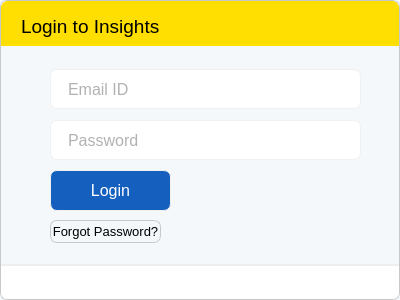
<?xml version="1.0" encoding="UTF-8"?>
<ui version="4.0">
 <class>MyLoginDlg</class>
 <widget class="QDialog" name="MyLoginDlg">
  <property name="windowModality">
   <enum>Qt::WindowModal</enum>
  </property>
  <property name="geometry">
   <rect>
    <x>0</x>
    <y>0</y>
    <width>400</width>
    <height>300</height>
   </rect>
  </property>
  <property name="minimumSize">
   <size>
    <width>400</width>
    <height>300</height>
   </size>
  </property>
  <property name="maximumSize">
   <size>
    <width>400</width>
    <height>300</height>
   </size>
  </property>
  <property name="font">
   <font>
    <family>Yu Gothic UI</family>
    <pointsize>12</pointsize>
   </font>
  </property>
  <property name="windowTitle">
   <string>Dialog</string>
  </property>
  <property name="styleSheet">
   <string notr="true">background-color: rgb(244, 248, 251);
border: 1px solid rgb(200, 200, 200);
border-radius:7px;</string>
  </property>
  <widget class="QLineEdit" name="le_email">
   <property name="geometry">
    <rect>
     <x>50</x>
     <y>69</y>
     <width>311</width>
     <height>40</height>
    </rect>
   </property>
   <property name="font">
    <font>
     <family>Yu Gothic UI</family>
     <pointsize>12</pointsize>
    </font>
   </property>
   <property name="styleSheet">
    <string notr="true">background-color: rgb(255, 255, 255);
color: rgb(100, 100, 100);
border: 1px solid #f0f0f0;
padding: 5px 15px;
border-radius: 7px;</string>
   </property>
   <property name="text">
    <string/>
   </property>
   <property name="placeholderText">
    <string>Email ID</string>
   </property>
  </widget>
  <widget class="QFrame" name="fm_titlebar">
   <property name="geometry">
    <rect>
     <x>1</x>
     <y>1</y>
     <width>398</width>
     <height>45</height>
    </rect>
   </property>
   <property name="styleSheet">
    <string notr="true">background-color: rgb(255, 223, 1);
border-color: rgb(255, 255, 255);
border-top-left-radius: 7px;
 border-top-right-radius: 7px;
border-bottom-left-radius: 0px;
border-bottom-right-radius: 0px;
border-bottom: 1px;
border-left: 0px;
border-right:0px;
border-top:0px;</string>
   </property>
   <property name="frameShape">
    <enum>QFrame::StyledPanel</enum>
   </property>
   <property name="frameShadow">
    <enum>QFrame::Raised</enum>
   </property>
   <widget class="QLabel" name="le_title">
    <property name="geometry">
     <rect>
      <x>20</x>
      <y>10</y>
      <width>221</width>
      <height>31</height>
     </rect>
    </property>
    <property name="font">
     <font>
      <family>Yu Gothic UI</family>
      <pointsize>14</pointsize>
     </font>
    </property>
    <property name="styleSheet">
     <string notr="true">border: 0px solid;
</string>
    </property>
    <property name="text">
     <string>Login to Insights</string>
    </property>
   </widget>
   <widget class="QPushButton" name="btn_close">
    <property name="geometry">
     <rect>
      <x>360</x>
      <y>10</y>
      <width>24</width>
      <height>24</height>
     </rect>
    </property>
    <property name="font">
     <font>
      <family>Yu Gothic UI</family>
      <pointsize>12</pointsize>
     </font>
    </property>
    <property name="styleSheet">
     <string notr="true">QPushButton {
	background-image: url(:/img/close_normal.png);
border: 0px solid;
}
QPushButton:hover{
	background-color: rgb(255, 255, 255, 100);
border: 0px solid;
	background-image: url(:/img/close_hover.png);
}
QPushButton:pressed{
	background-color: rgb(255, 255, 255, 50);
	background-image: url(:/img/close_hover.png);
border: 0px solid;
}</string>
    </property>
    <property name="text">
     <string/>
    </property>
   </widget>
   <widget class="QPushButton" name="btn_minimize">
    <property name="geometry">
     <rect>
      <x>300</x>
      <y>10</y>
      <width>24</width>
      <height>24</height>
     </rect>
    </property>
    <property name="font">
     <font>
      <family>Yu Gothic UI</family>
      <pointsize>12</pointsize>
     </font>
    </property>
    <property name="styleSheet">
     <string notr="true">QPushButton {
	background-image: url(:/img/minimize_normal.png);
border: 0px solid;
}
QPushButton:hover{
	background-color: rgb(255, 255, 255, 100);
border: 0px solid;
	background-image: url(:/img/minimize_hover.png);
}
QPushButton:pressed{
	background-color: rgb(150, 150, 150, 50);
border: 0px solid;
	background-image: url(:/img/minimize_hover.png);
}</string>
    </property>
    <property name="text">
     <string/>
    </property>
   </widget>
   <widget class="QPushButton" name="btn_minimize_2">
    <property name="geometry">
     <rect>
      <x>330</x>
      <y>10</y>
      <width>24</width>
      <height>24</height>
     </rect>
    </property>
    <property name="font">
     <font>
      <family>Yu Gothic UI</family>
      <pointsize>12</pointsize>
     </font>
    </property>
    <property name="styleSheet">
     <string notr="true">QPushButton {
	background-image: url(:/img/collapse_normal.png);
border: 0px solid;
}
QPushButton:hover{
	background-color: rgb(255, 255, 255, 100);
	background-image: url(:/img/collapse_hover.png);
border: 0px solid;
}
QPushButton:pressed{
	background-color: rgb(150, 150, 150, 50);
	background-image: url(:/img/collapse_hover.png);
border: 0px solid;
}</string>
    </property>
    <property name="text">
     <string/>
    </property>
   </widget>
  </widget>
  <widget class="QLineEdit" name="le_pass">
   <property name="geometry">
    <rect>
     <x>50</x>
     <y>120</y>
     <width>311</width>
     <height>40</height>
    </rect>
   </property>
   <property name="font">
    <font>
     <family>Yu Gothic UI</family>
     <pointsize>12</pointsize>
    </font>
   </property>
   <property name="styleSheet">
    <string notr="true">background-color: rgb(255, 255, 255);
color: rgb(100, 100, 100);
border: 1px solid #f0f0f0;
padding: 5px 15px;
border-radius: 7px;</string>
   </property>
   <property name="echoMode">
    <enum>QLineEdit::Password</enum>
   </property>
   <property name="placeholderText">
    <string>Password</string>
   </property>
  </widget>
  <widget class="QPushButton" name="btn_login">
   <property name="geometry">
    <rect>
     <x>50</x>
     <y>170</y>
     <width>121</width>
     <height>41</height>
    </rect>
   </property>
   <property name="font">
    <font>
     <family>Yu Gothic UI</family>
     <pointsize>12</pointsize>
    </font>
   </property>
   <property name="styleSheet">
    <string notr="true">QPushButton {
background-color: rgb(21, 95, 190);
color: rgb(255, 255, 255);
border: 1px solid #f0f0f0;
padding: 5px 15px;
border-radius: 7px;
}

QPushButton:hover {
    background-color:  rgb(31, 105, 200);
}

QPushButton:pressed {
    background-color:  rgb(26, 100, 195);
}</string>
   </property>
   <property name="text">
    <string>Login</string>
   </property>
  </widget>
  <widget class="QPushButton" name="btn_forgot_pass">
   <property name="geometry">
    <rect>
     <x>50</x>
     <y>220</y>
     <width>111</width>
     <height>23</height>
    </rect>
   </property>
   <property name="font">
    <font>
     <family>Yu Gothic UI</family>
     <pointsize>10</pointsize>
    </font>
   </property>
   <property name="styleSheet">
    <string notr="true">border: 0px solid;
QPushButton{
	color: rgb(61, 65, 69);
}
QPushButton:hover{
	color: rgb(81, 85, 89);
}</string>
   </property>
   <property name="text">
    <string>Forgot Password?</string>
   </property>
  </widget>
  <widget class="QFrame" name="frame_2">
   <property name="geometry">
    <rect>
     <x>1</x>
     <y>264</y>
     <width>398</width>
     <height>35</height>
    </rect>
   </property>
   <property name="styleSheet">
    <string notr="true">background-color: rgb(255, 255, 255);
border-top: 2px solid rgb(238, 238, 238);
border-left: 0px;
border-right: 0px;
border-bottom:0px;
border-radius: 0px;
border-top-left-radius: 0px;
 border-top-right-radius: 0px;
border-bottom-left-radius: 7px;
border-bottom-right-radius: 7px;</string>
   </property>
   <property name="frameShape">
    <enum>QFrame::StyledPanel</enum>
   </property>
   <property name="frameShadow">
    <enum>QFrame::Raised</enum>
   </property>
   <widget class="QLabel" name="label">
    <property name="geometry">
     <rect>
      <x>10</x>
      <y>7</y>
      <width>200</width>
      <height>20</height>
     </rect>
    </property>
    <property name="styleSheet">
     <string notr="true">border: 0px;</string>
    </property>
    <property name="text">
     <string/>
    </property>
    <property name="pixmap">
     <pixmap resource="resource.qrc">:/img/status_bar.png</pixmap>
    </property>
   </widget>
  </widget>
 </widget>
 <resources>
  <include location="resource.qrc"/>
 </resources>
 <connections/>
</ui>
